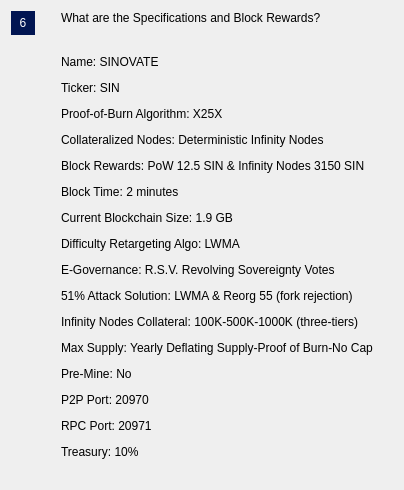
                 <widget class="QWidget" name="widgetFaq6" native="true">
                  <layout class="QHBoxLayout" name="horizontalpage_6" stretch="0,1">
                   <item alignment="Qt::AlignTop">
                    <widget class="QLabel" name="labelNumber6">
                     <property name="minimumSize">
                      <size>
                       <width>24</width>
                       <height>24</height>
                      </size>
                     </property>
                     <property name="maximumSize">
                      <size>
                       <width>16777215</width>
                       <height>24</height>
                      </size>
                     </property>
                     <property name="styleSheet">
                      <string notr="true">background-color:#011552;
color: white;</string>
                     </property>
                     <property name="text">
                      <string>6</string>
                     </property>
                     <property name="alignment">
                      <set>Qt::AlignCenter</set>
                     </property>
                    </widget>
                   </item>
                   <item>
                    <layout class="QVBoxLayout" name="verticalLayoutpage_6">
                     <property name="spacing">
                      <number>0</number>
                     </property>
                     <property name="leftMargin">
                      <number>20</number>
                     </property>
                     <property name="rightMargin">
                      <number>20</number>
                     </property>
                     <item>
                      <widget class="QLabel" name="labelSubtitle6">
                       <property name="text">
                        <string>What are the Specifications and Block Rewards?</string>
                       </property>
                       <property name="wordWrap">
                        <bool>true</bool>
                       </property>
                      </widget>
                     </item>
                     <item>
                      <spacer name="verticalSpacer_60">
                       <property name="orientation">
                        <enum>Qt::Vertical</enum>
                       </property>
                       <property name="sizeType">
                        <enum>QSizePolicy::Fixed</enum>
                       </property>
                       <property name="sizeHint" stdset="0">
                        <size>
                         <width>20</width>
                         <height>30</height>
                        </size>
                       </property>
                      </spacer>
                     </item>
                     <item>
                      <widget class="QLabel" name="labelContent6">
                       <property name="text">
                        <string>&lt;html&gt;&lt;head/&gt;&lt;body&gt;&lt;p&gt;Name: SINOVATE&lt;/p&gt;&lt;p&gt;Ticker: SIN&lt;/p&gt;&lt;p&gt;Proof-of-Burn Algorithm:  X25X&lt;/p&gt;&lt;p&gt;Collateralized Nodes: Deterministic Infinity Nodes&lt;/p&gt;&lt;p&gt;Block Rewards: PoW 12.5 SIN &amp;amp; Infinity Nodes 3150 SIN&lt;/p&gt;&lt;p&gt;Block Time: 2 minutes&lt;/p&gt;&lt;p&gt;Current Blockchain Size: 1.9 GB&lt;/p&gt;&lt;p&gt;Difficulty Retargeting Algo: LWMA&lt;/p&gt;&lt;p&gt;E-Governance: R.S.V. Revolving Sovereignty Votes&lt;/p&gt;&lt;p&gt;51% Attack Solution: LWMA &amp;amp; Reorg 55 (fork rejection)&lt;/p&gt;&lt;p&gt;Infinity Nodes Collateral: 100K-500K-1000K (three-tiers)&lt;/p&gt;&lt;p&gt;Max Supply: Yearly Deflating Supply-Proof of Burn-No Cap&lt;/p&gt;&lt;p&gt;Pre-Mine: No&lt;/p&gt;&lt;p&gt;P2P Port: 20970&lt;/p&gt;&lt;p&gt;RPC Port: 20971&lt;/p&gt;&lt;p&gt;Treasury: 10%&lt;/p&gt;&lt;/body&gt;&lt;/html&gt;</string>
                       </property>
                       <property name="alignment">
                        <set>Qt::AlignLeading|Qt::AlignLeft|Qt::AlignTop</set>
                       </property>
                       <property name="wordWrap">
                        <bool>true</bool>
                       </property>
                      </widget>
                     </item>
                     <item>
                      <spacer name="verticalSpacer_61">
                       <property name="orientation">
                        <enum>Qt::Vertical</enum>
                       </property>
                       <property name="sizeHint" stdset="0">
                        <size>
                         <width>20</width>
                         <height>20</height>
                        </size>
                       </property>
                      </spacer>
                     </item>
                    </layout>
                   </item>
                  </layout>
                 </widget>
